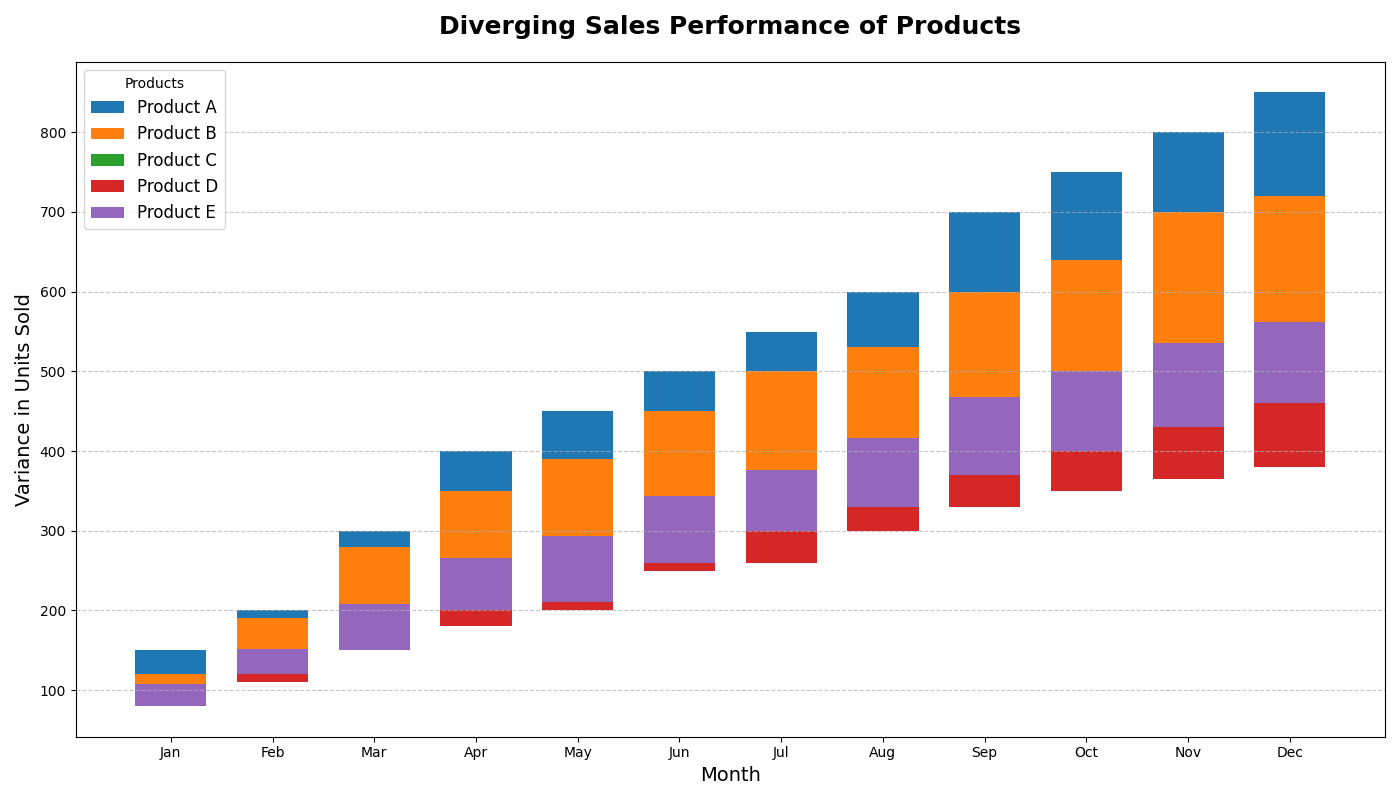

Write Python code to recreate this figure.
import matplotlib.pyplot as plt
import numpy as np

# Define the products and months
products = ['Product A', 'Product B', 'Product C', 'Product D', 'Product E']
months = ['Jan', 'Feb', 'Mar', 'Apr', 'May', 'Jun', 'Jul', 'Aug', 'Sep', 'Oct', 'Nov', 'Dec']

# Sales data for the 5 products over 12 months
product_sales = np.array([
    [150, 200, 300, 400, 450, 500, 550, 600, 700, 750, 800, 850],  # Product A
    [120, 190, 280, 350, 390, 450, 500, 530, 600, 640, 700, 720],  # Product B
    [100, 140, 160, 200, 220, 260, 270, 320, 340, 360, 380, 400],  # Product C
    [90, 110, 150, 180, 200, 250, 260, 300, 330, 350, 365, 380],   # Product D
    [80, 120, 150, 200, 210, 260, 300, 330, 370, 400, 430, 460]    # Product E
])

# Initialize figure
fig, ax = plt.subplots(figsize=(14, 8))

# Define the bar width
bar_width = 0.7
index = np.arange(len(months))

# Define base sales data for diverging effect
base_sales = product_sales.mean(axis=0)

# Plot each product's sales in a diverging bar chart format
new_colors = ['#1f77b4', '#ff7f0e', '#2ca02c', '#d62728', '#9467bd']

for i, product in enumerate(products):
    ax.bar(index, product_sales[i] - base_sales, bar_width, bottom=base_sales, color=new_colors[i], label=product)

# Customizing the plot
ax.set_title('Diverging Sales Performance of Products', fontsize=18, fontweight='bold', pad=20)
ax.set_xlabel('Month', fontsize=14)
ax.set_ylabel('Variance in Units Sold', fontsize=14)
ax.set_xticks(index)
ax.set_xticklabels(months)
ax.legend(loc='upper left', fontsize=12, title='Products', frameon=True)

# Add a horizontal grid for readability
ax.yaxis.grid(True, linestyle='--', alpha=0.7)

# Adjust layout for better visualization
plt.tight_layout()

# Show plot
plt.show()
